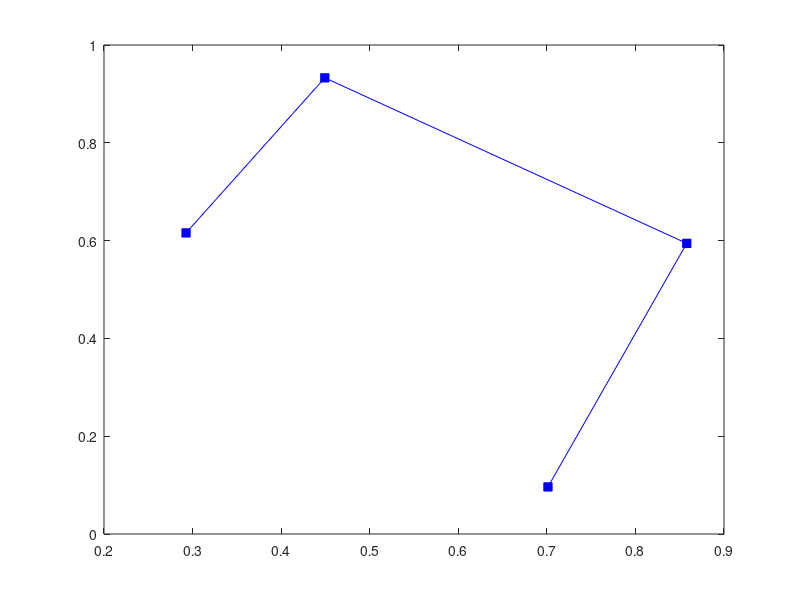

Source code (MATLAB): (Note: this script raises an error after producing the figure.)
clear all;

% Init control polygon
f = fopen('controlpoints.txt','r');
formatSpec = '%f';
dim = [4 2];
cPoly = fscanf(f,formatSpec,dim);

% Plot control polygon
plot(cPoly(:,1), cPoly(:,2),'b-s','MarkerFaceColor','b');
hold on;

% Make room for curve
stepSize = 0.01;
num_c = round(1/stepSize)+1;
c = zeros(num_c, 2);

% Iterate over curve
for i = 0:stepSize:1
    c(round(i*(1/stepSize))+1,:) = deCasteljau(cPoly, i);
end

% Plot curve
axis([0 1 0 1]);
plot(c(:,1),c(:,2),'r','LineWidth',2);

% Generate u
step_u = pi/30;
u = 0:step_u:2*pi;
num_u = round(2*pi/step_u)+1;

% Revolving the curve around Z axis
X1 = c(:,1)*cos(u);
Y1 = c(:,1)*sin(u);
Z1 = c(:,2)*ones(1,num_u);

% Revolving the curve along the start-end line
% calculate rotation angle from start-end axis to z-axis
dy = c(1,1)-c(num_c,1);
dz = c(1,2)-c(num_c,2);
sin_theta = dy/sqrt(dy*dy + dz*dz);
cos_theta = dz/sqrt(dy*dy + dz*dz);

% Compute transformation matrix
temp1 = zeros(num_c,1);
temp2 = ones(num_c,1);
c = cat(2,temp1,c,temp2);

rotate_mat = [[1,     0,      0,        0];
              [0,cos_theta, -sin_theta, 0];
              [0,sin_theta, cos_theta,  0];
              [0,     0,      0,        1]];
          
translate_mat = [[1, 0, 0, -c(1,1)];
                 [0, 1, 0, -c(1,2)];
                 [0, 0, 1, -c(1,3)];
                 [0, 0, 0,      1]];
             
tranform_mat = rotate_mat * translate_mat;

% Transform all points
transformed_c =  c * tranform_mat';
% plot(transformed_c(:,2),transformed_c(:,3),'r','LineWidth',2);

% Revolving the curve around Z axis
x = transformed_c(:,2)*cos(u);
y = transformed_c(:,2)*sin(u);
z = transformed_c(:,3)*ones(1,num_u);

new_points = [x(:),y(:),z(:),ones(size(x(:)))];
new_points = new_points * (inv(tranform_mat))';
X2 = reshape(new_points(:,1),size(x));
Y2 = reshape(new_points(:,2),size(x));
Z2 = reshape(new_points(:,3),size(x));

% Plot surface

% Revolve along z-axis
figure
surf(X1,Y1,Z1)
xlabel('X')
ylabel('Y')
zlabel('Z')

% Revolve along start-end axis
figure
surf(X2,Y2,Z2)
xlabel('X')
ylabel('Y')
zlabel('Z')
view(130,30)
% mesh(X1, Y1, Z1);


